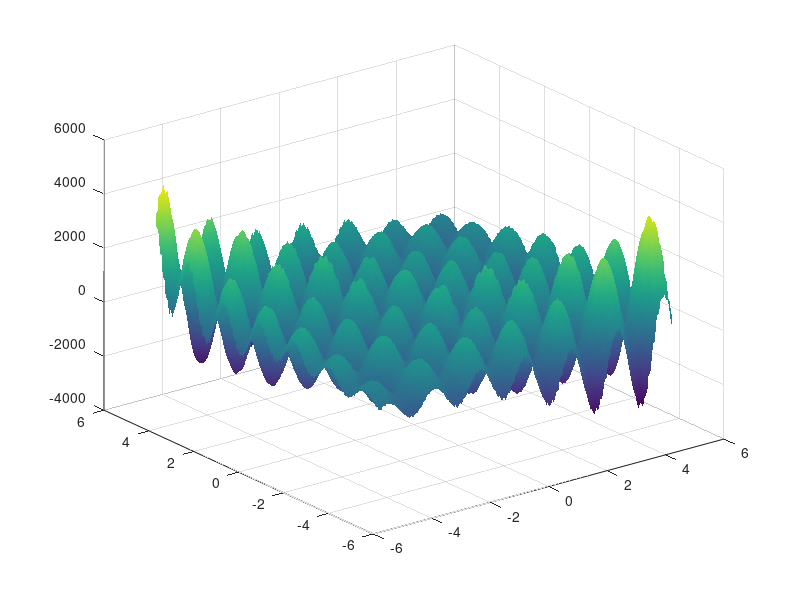
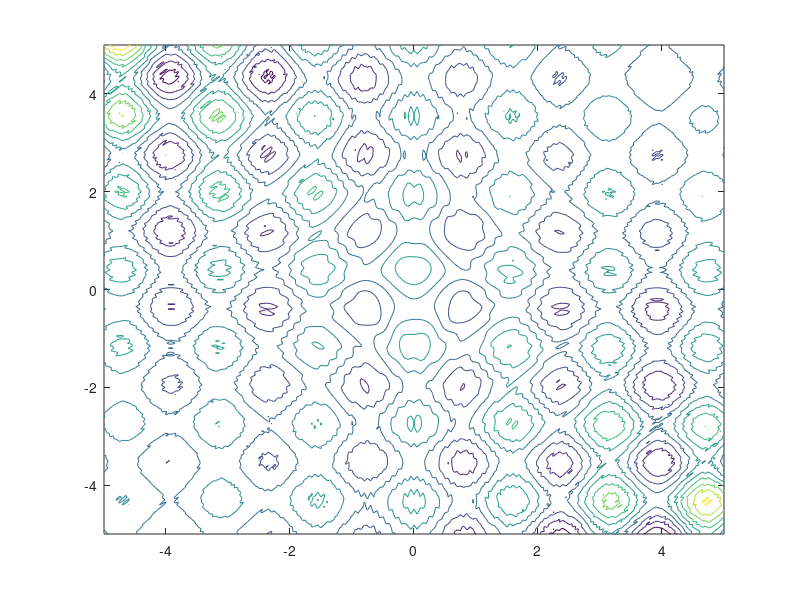

The MATLAB script that drew these images, in order: (Note: this script raises an error after producing the figures.)
%%
clear all;
close all;

problem.definition.variables = {'x', 'y'};
problem.definition.limits = {[-5; 5], [-5; 5]};
problem.definition.cost_function = @(x, y)(200.*sin(8.*x.*y).^2+200.*cos(x+y) ...
    + (800.*cos(4.*x)+600.*sin(4.*y))).*exp(-(x.*y)./(8.*pi));
problem.settings.step_modifier = 8;
problem.settings.cooling_rate = 0.001;
problem.settings.max_accept_per_temp = 10;
problem.settings.max_tries_per_temp = 100;
problem.settings.stop_temperature = 1;
problem.plot = 'yes';
problem.initial.temperature = 10000;
problem.initial.values = [1, 1];


[x, y] = meshgrid(-5:0.05:5);
surf(x,y, problem.definition.cost_function(x,y), 'FaceColor', 'interp', 'EdgeColor','none');

problem.figure = figure(101);
contour(x,y, problem.definition.cost_function(x,y));
hold on;

%%
problem.settings.randomize = 'all';
solution_rand_all = anneal(problem);

%%
problem.settings.randomize = 'random_one';
solution_rand_one = anneal(problem);